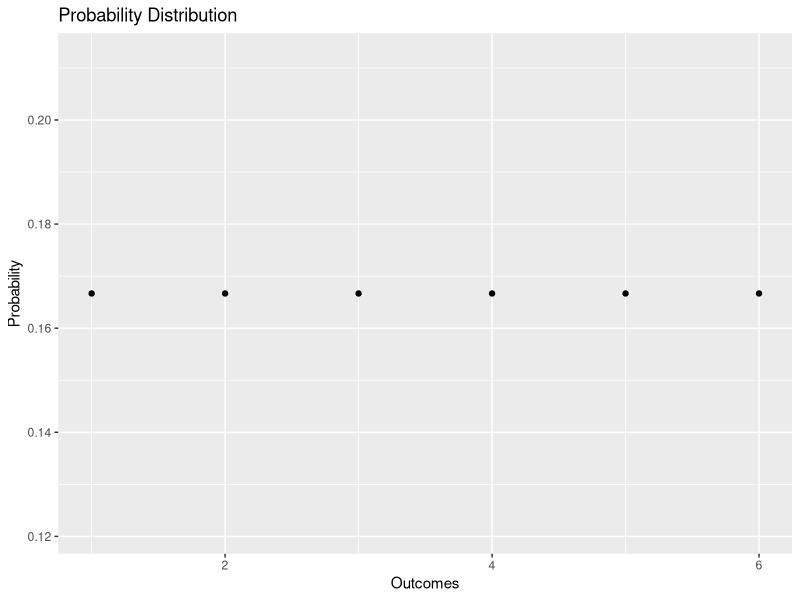
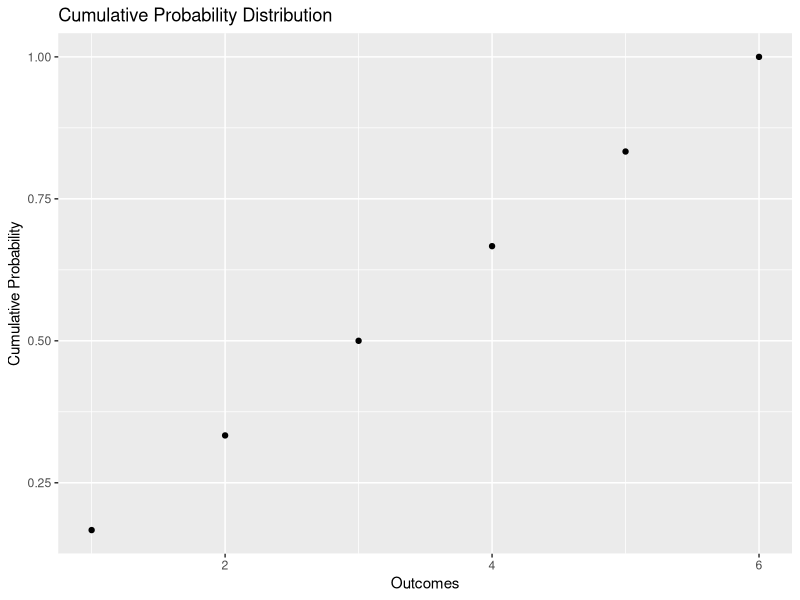
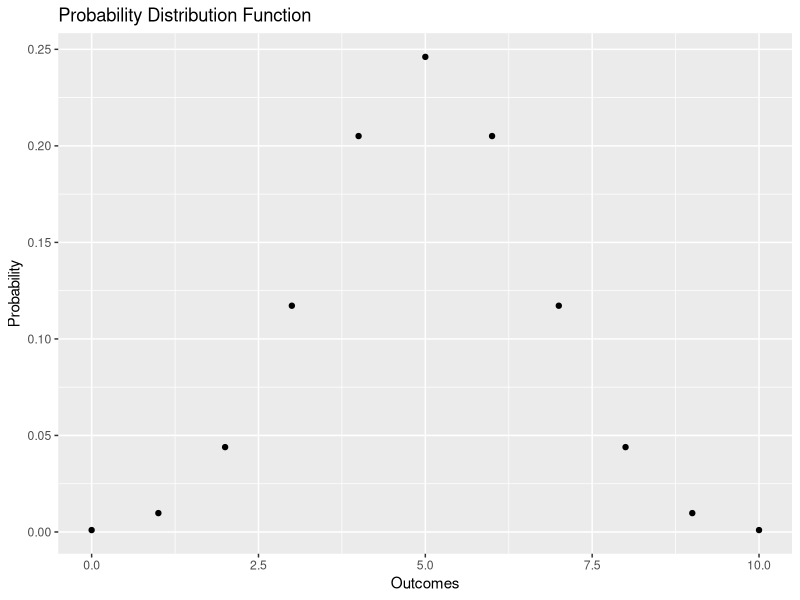
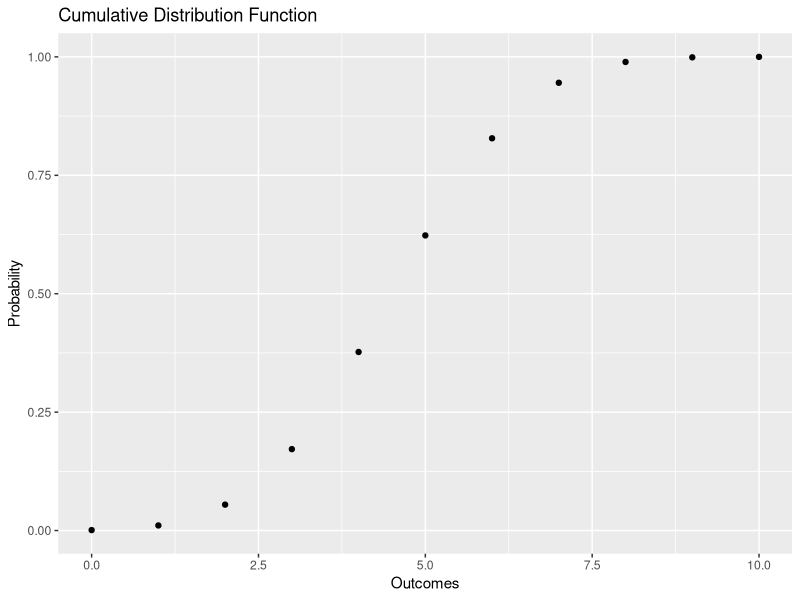
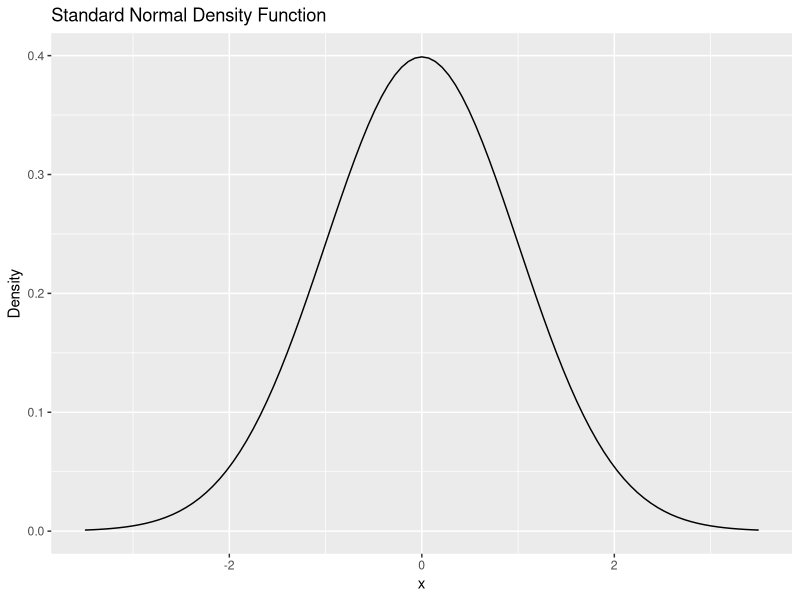
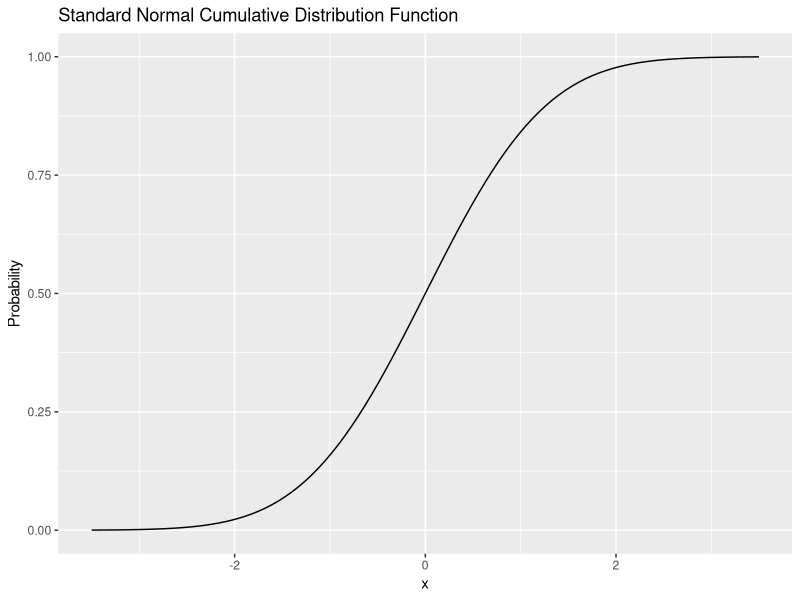
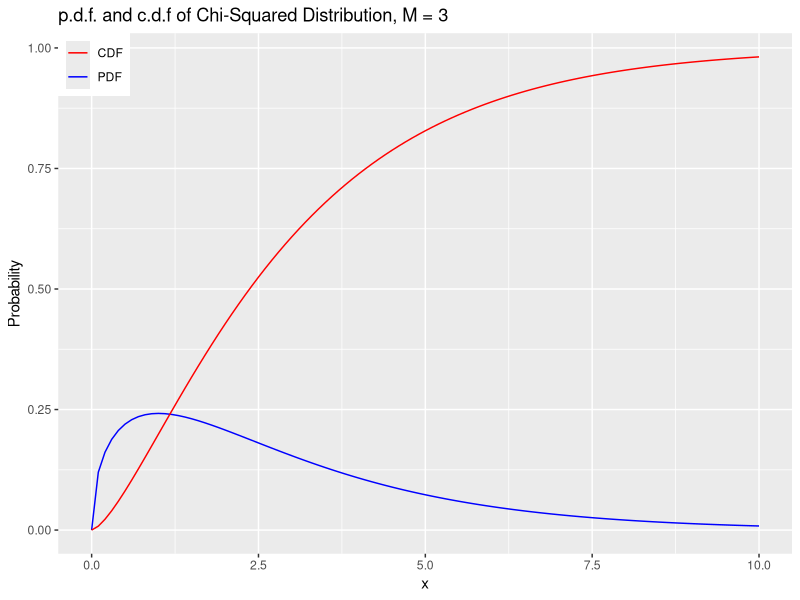
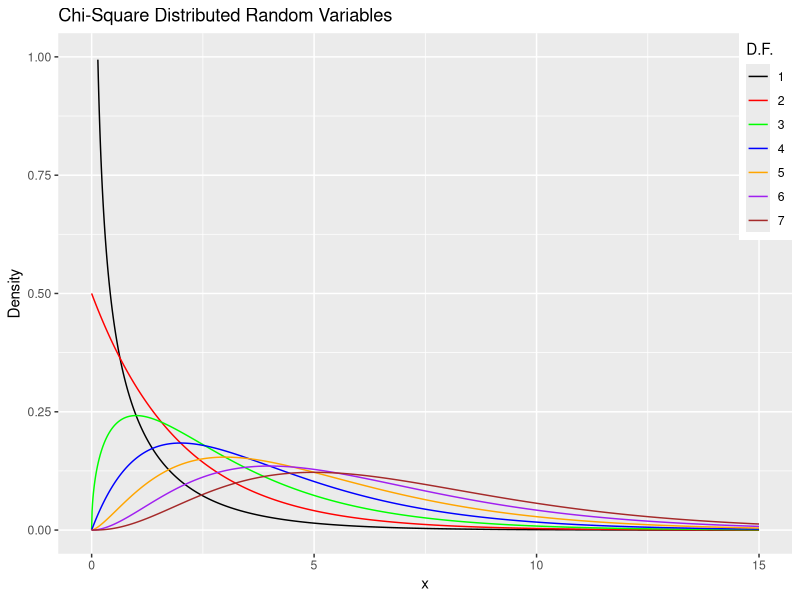

Source code (R) for these figures, in order:
# Econometrics with R
# Chapter 02 Probability Theory ------------------------------------------------

library(tidyverse)
library(ggplot2)
library(patchwork)

# 2.1 Random Variables and Probability Distributions ---------------------------

set.seed(123)
sample(1:6, size=1) 
#> [1] 3


# generate the vector of probabilities 
probability <- rep(1/6, 6) 

# plot the probabilities 
# plot(probability,
#      xlab = "Outcomes",
#      ylab="Probability",
#      main = "Probability Distribution",
#      pch=20) 
ggplot(tibble(probability), aes(x=1:6, y=probability)) +
  geom_point() +
  labs(x="Outcomes", y="Probability", 
       title="Probability Distribution")


# generate the vector of cumulative probabilities 
cum_probability <- cumsum(probability) 

# plot the probabilites 
# plot(cum_probability, 
#      xlab = "Outcomes", 
#      ylab="Cumulative Probability",
#      main = "Cumulative Probability Distribution",
#      pch=20) 
ggplot(tibble(cum_probability), aes(x=1:6, y=cum_probability)) +
  geom_point() +
  labs(x="Outcomes", y="Cumulative Probability", 
      title="Cumulative Probability Distribution")

set.seed(123)
sample(c("H", "T"), 1) 
#> [1] "H"


dbinom(x = 5,
       size = 10,
       prob = 0.5) 
#> [1] 0.2460938


# compute P(4 <= k <= 7) using 'dbinom()'
sum(dbinom(x = 4:7, size = 10, prob = 0.5))
#> [1] 0.7734375


# compute P(4 <= k <= 7) using 'pbinom()'
pbinom(size = 10, prob = 0.5, q = 7) - pbinom(size = 10, prob = 0.5, q = 3) 
#> [1] 0.7734375


# set up vector of possible outcomes
k <- 0:10
k
#>  [1]  0  1  2  3  4  5  6  7  8  9 10


# assign the probabilities
probability <- dbinom(x = k,
                      size = 10, 
                      prob = 0.5)

# plot the outcomes against their probabilities
# plot(x = k, 
#      y = probability,
#      ylab="Probability",
#      main = "Probability Distribution Function",
#      pch=20) 
ggplot(tibble(probability), aes(x=k, y=probability)) +
  geom_point() +
  labs(x="Outcomes", y="Probability", 
       title="Probability Distribution Function")


# compute cumulative probabilities
prob <- pbinom(q = k, 
               size = 10, 
               prob = 0.5)

# plot the cumulative probabilities
# plot(x = k, 
#      y = prob,
#      ylab="Probability",
#      main = "Cumulative Distribution Function",
#      pch=20) 
ggplot(tibble(prob), aes(x=k, y=prob)) +
  geom_point() +
  labs(x="Outcomes", y="Probability", 
       title="Cumulative Distribution Function")


# compute mean of natural numbers from 1 to 6
mean(1:6)
#> [1] 3.5


# set seed for reproducibility
set.seed(1)

# rolling a dice three times in a row
sample(1:6, 3, replace = T)
#> [1] 1 4 1


# set seed for reproducibility
set.seed(1)

# compute the sample mean of 10000 dice rolls
mean(sample(1:6, 
            10000, 
            replace = T))
#> [1] 3.5138


var(1:6)
#> [1] 3.5


# define functions
f <- function(x) 3 / x^4
g <- function(x) x * f(x)
h <- function(x) x^2 * f(x)


# compute area under the density curve
area <- integrate(f, 
                  lower = 1, 
                  upper = Inf)$value
area 
#> [1] 1

# compute E(X)
EX <- integrate(g,
                lower = 1,
                upper = Inf)$value
EX
#> [1] 1.5

# compute Var(X)
VarX <- integrate(h,
                  lower = 1,
                  upper = Inf)$value - EX^2 
VarX
#> [1] 0.75


# draw a plot of the N(0,1) PDF
# curve(dnorm(x),
#       xlim = c(-3.5, 3.5),
#       ylab = "Density", 
#       main = "Standard Normal Density Function") 
ggplot() +
  stat_function(fun = dnorm, xlim = c(-3.5, 3.5)) +
  labs(x="x", y="Density", 
       title="Standard Normal Density Function")


# compute density at x=-1.96, x=0 and x=1.96
dnorm(x = c(-1.96, 0, 1.96))
#> [1] 0.05844094 0.39894228 0.05844094

# plot the standard normal CDF
# curve(pnorm(x), 
#       xlim = c(-3.5, 3.5), 
#       ylab = "Probability", 
#       main = "Standard Normal Cumulative Distribution Function")
ggplot() +
  stat_function(fun = pnorm, xlim = c(-3.5, 3.5)) +
  labs(x="x", y="Probability", 
       title="Standard Normal Cumulative Distribution Function")


# define the standard normal PDF as an R function
f <- function(x) {
    1/(sqrt(2 * pi)) * exp(-0.5 * x^2)
}

# define a vector of reals
quants <- c(-1.96, 0, 1.96)

# compute densities
f(quants)
#> [1] 0.05844094 0.39894228 0.05844094

# compare to the results produced by 'dnorm()'
f(quants) == dnorm(quants)
#> [1] TRUE TRUE TRUE


# integrate f()
integrate(f, 
          lower = -Inf, 
          upper = 1.337)
#> 0.9093887 with absolute error < 1.7e-07


# compute the probability using pnorm()
pnorm(1.337)
#> [1] 0.9093887


# compute the probability
1 - 2 * (pnorm(-1.96)) 
#> [1] 0.9500042


pnorm(4, mean = 5, sd = 5) - pnorm(3, mean = 5, sd = 5) 
#> [1] 0.07616203


# plot the PDF
# curve(dchisq(x, df = 3), 
#       xlim = c(0, 10), 
#       ylim = c(0, 1), 
#       col = "blue",
#       ylab = "",
#       main = "p.d.f. and c.d.f of Chi-Squared Distribution, M = 3")

# add the CDF to the plot
# curve(pchisq(x, df = 3), 
#       xlim = c(0, 10), 
#       add = TRUE, 
#       col = "red")

# add a legend to the plot
# legend("topleft", 
#        c("PDF", "CDF"), 
#        col = c("blue", "red"), 
#        lty = c(1, 1))

ggplot() +
    stat_function(fun = dchisq, args = list(df=3), xlim = c(0, 10),
                  aes(color="PDF")) +
    stat_function(fun = pchisq, args = list(df=3), xlim = c(0, 10),
                  aes(color="CDF")) +
    scale_color_manual(values = c("PDF" = "blue", "CDF" = "red")) +
    labs(x="x", y="Probability", 
         title="p.d.f. and c.d.f of Chi-Squared Distribution, M = 3",
         color = NULL) +
    theme(legend.position = c(0, 1), legend.justification = c(0, 1))


# plot the density for M=1
# curve(dchisq(x, df = 1), 
#       xlim = c(0, 15), 
#       xlab = "x", 
#       ylab = "Density", 
#       main = "Chi-Square Distributed Random Variables")
# 
# add densities for M=2,...,7 to the plot using a 'for()' loop 
# for (M in 2:7) {
#     curve(dchisq(x, df = M),
#           xlim = c(0, 15), 
#           add = T, 
#           col = M)
# }
# 
# add a legend
# legend("topright", 
#        as.character(1:7), 
#        col = 1:7 , 
#        lty = 1, 
#        title = "D.F.")
df_chisq <- tibble(x=rep(seq(0, 15, 0.01), 7), M=rep(1:7, each=1501))
df_chisq <- df_chisq %>% 
    mutate(pdf = dchisq(x, df=M), D.F. = as.factor(M))

ggplot(df_chisq) +
    geom_line(aes(x=x, y=pdf, color=D.F.)) +
    scale_color_manual(values = c("1" = "black", "2" = "red", "3" = "green", 
                                  "4" = "blue",  "5" = "orange", "6" = "purple", 
                                  "7" = "brown")) +
    labs(x="x", y="Density", 
         title="Chi-Square Distributed Random Variables") +
    theme(legend.position = c(1, 1), legend.justification = c(1, 1)) +
    ylim(0, 1)


# plot the standard normal density
# curve(dnorm(x), 
#       xlim = c(-4, 4), 
#       xlab = "x", 
#       lty = 2, 
#       ylab = "Density", 
#       main = "Densities of t Distributions")

# plot the t density for M=2
# curve(dt(x, df = 2), 
#       xlim = c(-4, 4), 
#       col = 2, 
#       add = T)

# plot the t density for M=4
# curve(dt(x, df = 4), 
#       xlim = c(-4, 4), 
#       col = 3, 
#       add = T)

# plot the t density for M=25
# curve(dt(x, df = 25), 
#       xlim = c(-4, 4), 
#       col = 4, 
#       add = T)

# add a legend
# legend("topright", 
#        c("N(0, 1)", "M=2", "M=4", "M=25"), 
#        col = 1:4, 
#        lty = c(2, 1, 1, 1))
df_t <- tibble(x=seq(-4, 4, 0.01), N01 = dnorm(x),
               M2 = dt(x, df=2), M4 = dt(x, df=4), M25 = dt(x, df=25))

df_t <- df_t %>% 
    pivot_longer(cols = c("N01", "M2", "M4", "M25"), 
                 names_to = "distribution", values_to = "Density")

ggplot(df_t) +
    geom_line(aes(x=x, y=Density, color=distribution, linetype=distribution)) +
    scale_color_manual(breaks = c("N01", "M2", "M4", "M25"),
                       values = c("N01" = "black", "M2" = "red", 
                                  "M4" = "green", "M25" = "blue")) +
    scale_linetype_manual(breaks = c("N01", "M2", "M4", "M25"), 
                          values = c("N01" = "dashed", "M2" = "solid", 
                                     "M4" = "solid", "M25" = "solid")) +
    labs(x="x", y="Density",
         title="Densities of t Distributions", 
         color = NULL, linetype = NULL) +
    theme(legend.position = c(1, 1), legend.justification = c(1, 1))


pf(2, df1 = 3, df2 = 14, lower.tail = F)
#> [1] 0.1603538


# define coordinate vectors for vertices of the polygon
# x <- c(2, seq(2, 10, 0.01), 10)
# y <- c(0, df(seq(2, 10, 0.01), 3, 14), 0)

# draw density of F_{3, 14}
# curve(df(x ,3 ,14), 
#       ylim = c(0, 0.8), 
#       xlim = c(0, 10), 
#       ylab = "Density",
#       main = "Density Function")

# draw the polygon
# polygon(x, y, col = "orange")
df_F314 <- tibble(x = c(2, seq(2, 10, 0.01), 10), 
                  pdf = c(0, df(seq(2, 10, 0.01), 3, 14), 0))

ggplot() +
    stat_function(fun = df, args = list(df1=3, df2=14), xlim = c(0, 10),
                  color = "black") +
    geom_polygon(aes(x=x, y=pdf), fill="orange", data = df_F314) +
    labs(x="x", y="Density", 
         title="Density Function") +
    scale_x_continuous(breaks = seq(0, 10, 2)) +
    ylim(0, 0.8)


# 2.2 Random Sampling and the Distribution of Sample Averages ------------------

set.seed(123)
sum(sample(1:6, 2, replace = T))
#> [1] 9


# Vector of outcomes
S <- 2:12

# Vector of probabilities
PS <- c(1:6, 5:1) / 36

# Expectation of S
ES <- sum(S * PS)
ES
#> [1] 7

# Variance of S
VarS <- sum((S - c(ES))^2 * PS)
VarS
#> [1] 5.833333


# divide the plotting area into one row with two columns
# par(mfrow = c(1, 2), cex.main=1)

# plot the distribution of S
# barplot(PS, 
#         ylim = c(0, 0.2), 
#         xlab = "S", 
#         ylab = "Probability", 
#         col = "steelblue", 
#         space = 0, 
#         main = "Sum of Two Dice Rolls")

# plot the distribution of D 
# probability <- rep(1/6, 6)
# names(probability) <- 1:6

# barplot(probability, 
#         ylim = c(0, 0.2), 
#         xlab = "D", 
#         col = "steelblue", 
#         space = 0, 
#         main = "Outcome of a Single Dice Roll")
# Vector of outcomes
S <- 2:12

# Vector of probabilities
PS <- c(1:6, 5:1) / 36
p1 <- ggplot(aes(x=S, y=PS), data=tibble(S, PS)) +
    geom_col(fill="steelblue", width = 0.95) +
    labs(x="S", y="Probability", 
         title="Sum of Two Dice Rolls") +
    scale_x_continuous(breaks = seq(2, 12, 2)) +
    ylim(0, 0.2)

probability <- rep(1/6, 6)
p2 <- ggplot(aes(x=1:6, y=probability), data=tibble(probability)) +
    geom_col(fill="steelblue", width = 0.95) +
    labs(x="D", y = NULL,
         title="Outcome of a Single Dice Roll") +
    ylim(0, 0.2)

p1 + p2


# set sample size and number of samples
n <- 10
reps <- 10000

# perform random sampling
set.seed(123)
samples <- replicate(reps, rnorm(n)) # 10 x 10000 sample matrix

# compute sample means
sample.avgs <- colMeans(samples)


# check that 'sample.avgs' is a vector
is.vector(sample.avgs) 
#> [1] TRUE

# print the first few entries to the console
head(sample.avgs)
#> [1]  0.074625644  0.208621961 -0.424558873  0.322044550 -0.008715537


# Plot the density histogram
# hist(sample.avgs, 
#      ylim = c(0, 1.4), 
#      col = "steelblue" , 
#      freq = F, 
#      breaks = 20,
#      main="Histogram of Sample Averages",
#      xlab="Sample Averages")
# 
# overlay the theoretical distribution of sample averages on top of the histogram
# curve(dnorm(x, sd = 1/sqrt(n)), 
#       col = "red", 
#       lwd = "2", 
#       add = T)
ggplot(tibble(sample.avgs), aes(x=sample.avgs)) +
    geom_histogram(aes(y=..density..), binwidth = 0.1, 
                   fill="steelblue", color = 'black') +
    geom_line(aes(x=sample.avgs, y=dnorm(sample.avgs, sd=1/sqrt(n))), 
              color="red", linewidth = 1) +
    labs(x="Sample Averages", y="Density", 
         title="Histogram of Sample Averages") +
    ylim(0, 1.4)


# number of repetitions
reps <- 10000

# set degrees of freedom of a chi-Square Distribution
DF <- 3 

# sample 10000 column vectors à 3 N(0,1) R.V.S
set.seed(123)
Z <- replicate(reps, rnorm(DF)) 

# column sums of squares
X <- colSums(Z^2)

# histogram of column sums of squares
# hist(X, 
#      freq = F, 
#      col = "steelblue", 
#      breaks = 40, 
#      ylab = "Density", 
#      main = "")

# add theoretical density
# curve(dchisq(x, df = DF), 
#       type = 'l', 
#       lwd = 2, 
#       col = "red", 
#       add = T)
ggplot(tibble(X), aes(x=X)) +
    geom_histogram(aes(y=..density..), bins = 40, 
                   fill="steelblue", color = 'black') +
    geom_line(aes(x=X, y=dchisq(X, df=DF)), 
              color="red", linewidth = 1) +
    labs(x="Sample Averages", y="Density", 
         title="Histogram of Sample Averages")


# set seed
set.seed(1)

# set number of coin tosses and simulate
N <- 30000
Y <- sample(0:1, N, replace = T)

# Calculate R_n for 1:N
S <- cumsum(Y)
R <- S/(1:N)

# Plot the path.
# plot(R, 
#      ylim = c(0.3, 0.7), 
#      type = "l", 
#      col = "steelblue", 
#      lwd = 2, 
#      xlab = "n", 
#      ylab = "R_n",
#      main = "Converging Share of Heads in Repeated Coin Tossing")

# Add a dashed line for R_n = 0.5
# lines(c(0, N), 
#       c(0.5, 0.5), 
#       col = "darkred", 
#       lty = 2, 
#       lwd = 1)
ggplot() +
    geom_line(aes(x=1:N, y=R), data = tibble(R), color="steelblue", 
              linewidth = 1) +
    geom_line(aes(x=c(0, N), y=c(0.5, 0.5)), 
              color="darkred", linetype = "dashed", linewidth = 1) +
    labs(x="n", y="R_n", 
         title="Converging Share of Heads in Repeated Coin Tossing") +
    ylim(0.3, 0.7)


# subdivide the plot panel into a 2-by-2 array
# par(mfrow = c(2, 2))

# set the number of repetitions and the sample sizes
reps <- 10000
sample.sizes <- c(5, 20, 75, 100)

# set seed for reproducibility
set.seed(123)

# outer loop (loop over the sample sizes)
# for (n in sample.sizes) {
#     
#     samplemean <- rep(0, reps) #initialize the vector of sample means
#     stdsamplemean <- rep(0, reps) #initialize the vector of standardized sample means
#     
#     # inner loop (loop over repetitions)   
#     for (i in 1:reps) {
#         x <- rbinom(n, 1, 0.5)
#         samplemean[i] <- mean(x)
#         stdsamplemean[i] <- sqrt(n)*(mean(x) - 0.5)/0.5
#     }
#     
#     # plot histogram and overlay the N(0,1) density in every iteration    
#     hist(stdsamplemean, 
#          col = "steelblue", 
#          freq = FALSE, 
#          breaks = 40,
#          xlim = c(-3, 3), 
#          ylim = c(0, 0.8), 
#          xlab = paste("n =", n), 
#          main = "")
#     
#     curve(dnorm(x), 
#           lwd = 2, 
#           col = "darkred", 
#           add = TRUE)
# }  
generate_data <- function(n) {
    tibble(
        sample_mean = replicate(reps, mean(rbinom(n, 1, 0.5))),
        std_sample_mean = sqrt(n) * (sample_mean - 0.5) / 0.5,
        n = factor(n) # factor for faceting by sample size
    )
}

# Generate data for each sample size and bind into one data frame
df_sample <- map_dfr(sample.sizes, generate_data)

# Plot using ggplot2
ggplot(df_sample, aes(x = std_sample_mean)) +
    geom_histogram(aes(y = ..density..), bins = 40, fill = "steelblue") +
    stat_function(fun = dnorm, color = "darkred", size = 1) +
    facet_wrap(~n, scales = "free", labeller = label_both) +
    labs(x = "Standardized Sample Mean", y = "Density") +
    theme_minimal()


# 2.3 Exercises ----------------------------------------------------------------


# 1. Sampling
# set seed for reproducibility
set.seed(123)

# draw the winning numbers for this week
sample(1:49, 6)
#> [1] 31 15 14  3 42 43


# 2. Probability Density Function
# define the PDF
f <- function(x) {
    x/4 * exp(-x^2/8)
}

# integrate f over the domain
integrate(f, lower = 0, upper = Inf)$value
#> [1] 1


# 3. Expected Value and Variance
# define the function ex
ex <- function(x) {
    x * f(x)
}

# compute the expected value of X
EX <- integrate(ex, lower = 0, upper = Inf)$value
EX
#> [1] 2.506628

# define the function ex2
ex2 <- function(x) {
    x^2 * f(x)
}

# compute the expected value of X^2
EX2 <- integrate(ex2, lower = 0, upper = Inf)$value
EX2
#> [1] 8

# compute the variance of X
VarX <- EX2 - EX^2
VarX
#> [1] 1.716815


# 4. Standard Normal Distribution I
# compute the value of the standard normal density at c=3
dnorm(3)
#> [1] 0.004431848


# 5. Standard Normal Distribution II
# compute the probability
pnorm(1.64) - pnorm(-1.64)
#> [1] 0.8989948


# 6. Normal Distribution I
# compute the 99% quantile of a normal distribution with mu = 5 and sigma^2 = 25.
qnorm(0.99, mean = 5, sd = 5)
#> [1] 16.63174


# 7. Normal Distribution II
set.seed(123)
# generate 10 random numbers from the given distribution.
rnorm(10, mean = 2, sd = sqrt(12))
#> [1]  0.05845541  1.20264179  7.39952399  2.24424823  2.44786585  7.94115939
#> [7]  3.59666057 -2.38230067 -0.37932807  0.45618165


# 8. Chi-squared Distribution I
# plot the PDF of a chi^2 random variable with df = 10
# curve(dchisq(x, df = 10),
#       xlim = c(0, 25),
#       ylab = "Density",
#       main = "Chi-squared Distribution, M = 10")
ggplot() +
    stat_function(fun = dchisq, args = list(df=10), xlim = c(0, 25)) +
    labs(x="x", y="Density", 
         title="Chi-squared Distribution, M = 10")


# 9. Chi-squared Distribution II
# X1 and X2 are independent normally distributed random variables with
# mu = 0 and sigma^2 = 15
# compute the probability
# P(X1^2 + X2^2 > 10)

# transform the problem to a chi^2 distribution with df = 2
# X1/sqrt(15) and X2/sqrt(15) are independent N(0,1) random variables
# X1^2/15 + X2^2/15 is a chi^2 random variable with df = 2

# compute the probability
1 - pchisq(10/15, df = 2)
#> [1] 0.7165313

# the same as
pchisq(10/15, df = 2, lower.tail = FALSE)
#> [1] 0.7165313


# 10. Student t Distribution I
# compute the 95% quantile of a t distribution with 10000 degrees of freedom
qt(0.95, df = 10000)
#> [1] 1.645006

# compute the 95% quantile of a standard normal distribution
qnorm(0.95)
#> [1] 1.644854

# Notice: the quantiles are very close to each other.


# 11. Student t Distribution II
set.seed(123)
# generate 1000 random numbers from the given distribution. Assign them to the variable x.
x <- rt(1000, df = 5)

# compute the sample mean of x.
mean(x)
#> [1] -0.06678201


# 12. F Distribution I
# plot the quantile function of the given distribution
# curve(qf(x, df1 = 10, df2 = 4),
#       xlim = c(0, 1),
#       ylab = "Quantile",
#       main = "F Distribution, M = 10, N = 4")
ggplot() +
    stat_function(fun = qf, args = list(df1=10, df2=4), xlim = c(0, 1)) +
    labs(x="x", y="Quantile", 
         title="F Distribution, M = 10, N = 4")


# 13. F Distribution II
# compute the probability by integration
integrate(df, lower = 1, upper = 10, df1 = 4, df2 = 5)$value
#> [1] 0.472397

